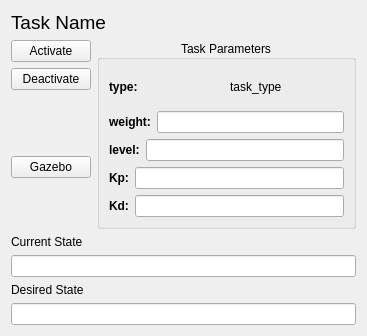
<?xml version="1.0" encoding="UTF-8"?>
<ui version="4.0">
 <class>TaskWidget</class>
 <widget class="QWidget" name="TaskWidget">
  <property name="geometry">
   <rect>
    <x>0</x>
    <y>0</y>
    <width>367</width>
    <height>336</height>
   </rect>
  </property>
  <property name="sizePolicy">
   <sizepolicy hsizetype="Fixed" vsizetype="Fixed">
    <horstretch>0</horstretch>
    <verstretch>0</verstretch>
   </sizepolicy>
  </property>
  <property name="windowTitle">
   <string>Form</string>
  </property>
  <layout class="QVBoxLayout" name="verticalLayout_2">
   <item>
    <widget class="QLabel" name="taskNameLabel">
     <property name="font">
      <font>
       <pointsize>14</pointsize>
      </font>
     </property>
     <property name="text">
      <string>Task Name</string>
     </property>
    </widget>
   </item>
   <item>
    <layout class="QHBoxLayout" name="mainLayout">
     <item>
      <layout class="QVBoxLayout" name="buttonLayout">
       <item>
        <widget class="QPushButton" name="activateButton">
         <property name="text">
          <string>Activate</string>
         </property>
         <property name="checkable">
          <bool>true</bool>
         </property>
        </widget>
       </item>
       <item>
        <widget class="QPushButton" name="deactivateButton">
         <property name="text">
          <string>Deactivate</string>
         </property>
         <property name="checkable">
          <bool>true</bool>
         </property>
        </widget>
       </item>
       <item>
        <spacer name="buttonSpacer">
         <property name="orientation">
          <enum>Qt::Vertical</enum>
         </property>
         <property name="sizeHint" stdset="0">
          <size>
           <width>20</width>
           <height>60</height>
          </size>
         </property>
        </spacer>
       </item>
       <item>
        <widget class="QPushButton" name="gazeboButton">
         <property name="text">
          <string>Gazebo</string>
         </property>
         <property name="checkable">
          <bool>true</bool>
         </property>
        </widget>
       </item>
       <item>
        <spacer name="verticalSpacer">
         <property name="orientation">
          <enum>Qt::Vertical</enum>
         </property>
         <property name="sizeHint" stdset="0">
          <size>
           <width>20</width>
           <height>40</height>
          </size>
         </property>
        </spacer>
       </item>
      </layout>
     </item>
     <item>
      <widget class="QGroupBox" name="parametersGroupBox">
       <property name="title">
        <string>Task Parameters</string>
       </property>
       <property name="alignment">
        <set>Qt::AlignCenter</set>
       </property>
       <layout class="QVBoxLayout" name="verticalLayout">
        <item>
         <layout class="QHBoxLayout" name="typeLayout">
          <item>
           <widget class="QLabel" name="typeLabel">
            <property name="font">
             <font>
              <weight>75</weight>
              <bold>true</bold>
             </font>
            </property>
            <property name="text">
             <string>type: </string>
            </property>
           </widget>
          </item>
          <item>
           <widget class="QLabel" name="label">
            <property name="text">
             <string>task_type</string>
            </property>
           </widget>
          </item>
         </layout>
        </item>
        <item>
         <layout class="QHBoxLayout" name="weightLayout">
          <item>
           <widget class="QLabel" name="weightLabel">
            <property name="font">
             <font>
              <weight>75</weight>
              <bold>true</bold>
             </font>
            </property>
            <property name="text">
             <string>weight:</string>
            </property>
           </widget>
          </item>
          <item>
           <widget class="QLineEdit" name="taskWeightLineEdit"/>
          </item>
         </layout>
        </item>
        <item>
         <layout class="QHBoxLayout" name="levelLayout">
          <item>
           <widget class="QLabel" name="levelLabel">
            <property name="font">
             <font>
              <weight>75</weight>
              <bold>true</bold>
             </font>
            </property>
            <property name="text">
             <string>level:</string>
            </property>
           </widget>
          </item>
          <item>
           <widget class="QLineEdit" name="levelLineEdit"/>
          </item>
         </layout>
        </item>
        <item>
         <layout class="QHBoxLayout" name="kpLayout">
          <item>
           <widget class="QLabel" name="kpLabel">
            <property name="font">
             <font>
              <weight>75</weight>
              <bold>true</bold>
             </font>
            </property>
            <property name="text">
             <string>Kp:</string>
            </property>
           </widget>
          </item>
          <item>
           <widget class="QLineEdit" name="kpLineEdit"/>
          </item>
         </layout>
        </item>
        <item>
         <layout class="QHBoxLayout" name="kdLayout">
          <item>
           <widget class="QLabel" name="kdLabel">
            <property name="font">
             <font>
              <weight>75</weight>
              <bold>true</bold>
             </font>
            </property>
            <property name="text">
             <string>Kd:</string>
            </property>
           </widget>
          </item>
          <item>
           <widget class="QLineEdit" name="kdLineEdit"/>
          </item>
         </layout>
        </item>
       </layout>
      </widget>
     </item>
    </layout>
   </item>
   <item>
    <layout class="QVBoxLayout" name="stateLayout">
     <item>
      <layout class="QVBoxLayout" name="currentStateLayout">
       <item>
        <widget class="QLabel" name="currentStateLabel">
         <property name="text">
          <string>Current State</string>
         </property>
        </widget>
       </item>
       <item>
        <widget class="QLineEdit" name="currentStateLineEdit"/>
       </item>
      </layout>
     </item>
     <item>
      <layout class="QVBoxLayout" name="desiredStateLayout">
       <item>
        <widget class="QLabel" name="desiredStateLabel">
         <property name="text">
          <string>Desired State</string>
         </property>
        </widget>
       </item>
       <item>
        <widget class="QLineEdit" name="desiredStateLineEdit"/>
       </item>
      </layout>
     </item>
    </layout>
   </item>
  </layout>
 </widget>
 <resources/>
 <connections/>
</ui>
